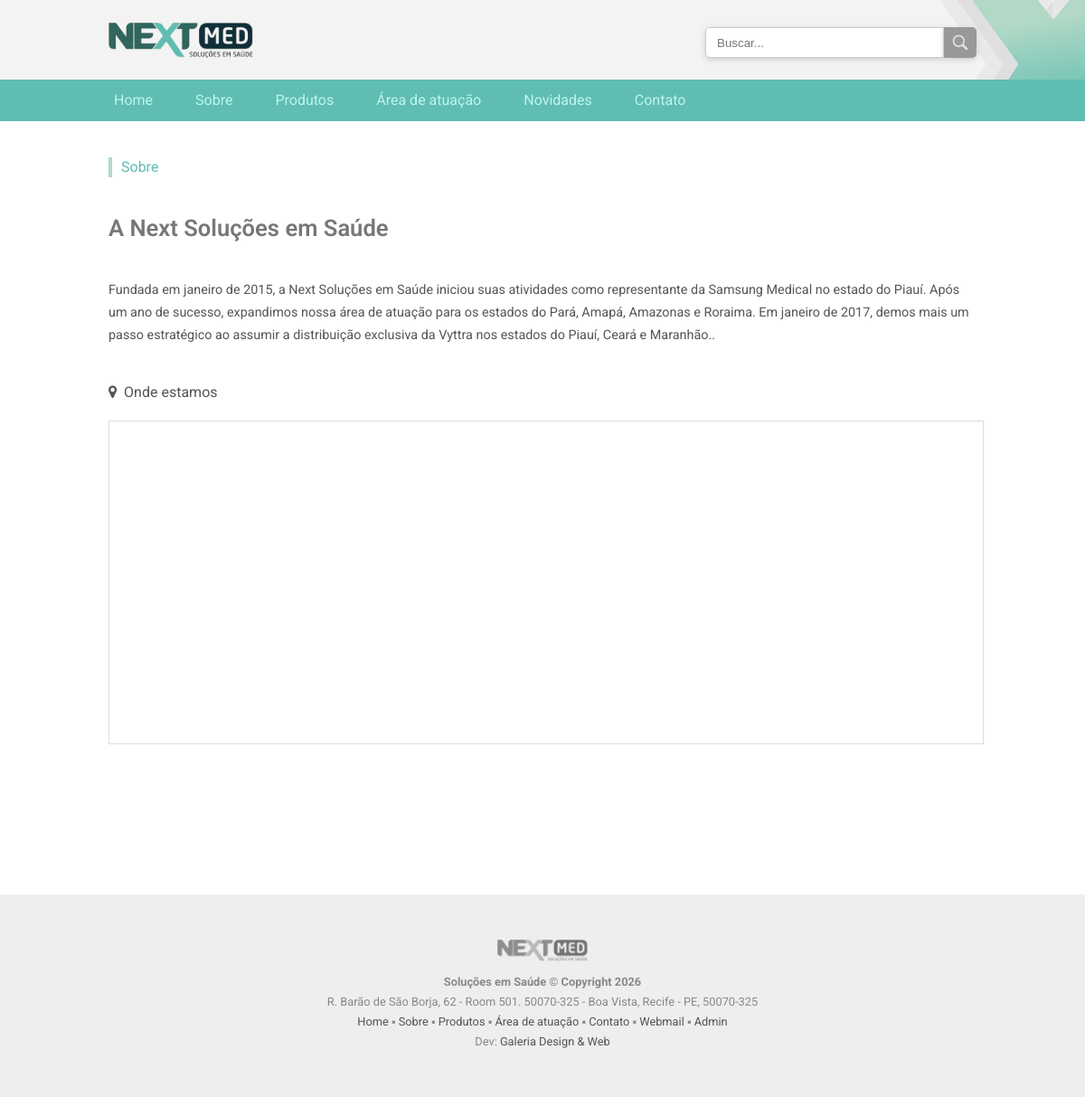
Screenshot of /sobre with the database file from the repository.
### tables this page shows
CREATE TABLE `tb_conteudo` (
  `id` int(5) NOT NULL,
  `pagina` varchar(25) NOT NULL,
  `titulo` varchar(50) DEFAULT NULL,
  `texto` longtext DEFAULT NULL,
  `plus` text NOT NULL,
  `tipo` int(2) DEFAULT NULL
);

### pages/sobre.php (the view, shortened to what this page needs)
<?php
include($_SERVER['DOCUMENT_ROOT'] . '/next/controlg/config/conecta.php');
$sql = "SELECT * FROM tb_conteudo WHERE tipo ='1' LIMIT 1 ";
$res = mysqli_query($conexao, $sql);
while ($row = mysqli_fetch_array($res)) {
  $pagina = $row['pagina'];
  $titulo = $row['titulo'];
  $texto = $row['texto'];
  $mapa = $row['plus'];
}
?>
<section>
  <div class="label-page">
    <h3><?php echo $pagina; ?></h3>
  </div>
  <h1 class="title-page">
    <?php echo $titulo; ?>
  </h1>
  <p class="text-page p">
    <?php echo $texto; ?>
  </p>
  <?php
  if ($mapa) {
    echo "<h3 style='margin-bottom: 20px;'>
    <i class='fa fa-map-marker' aria-hidden='true'></i>
      &nbsp;Onde estamos
    </h3>";
    echo "<iframe class='imapa' src='$mapa' style='border:0;' allowfullscreen='' loading='lazy'></iframe>";
  } else {
    echo "";
  }
  ?>
</section>

### public/css/global.css (style rules this page uses)
html, body, div, span, applet, object, iframe, h1, h2, h3, h4, h5, h6, p, blockquote, pre, a, abbr, acronym, address, big, cite, code, del, dfn, em, img, ins, kbd, q, s, samp, small, strike, b, sub, sup, tt, var, b, u, i, center, dl, dt, dd, ol, ul, li, fieldset, form, label, legend, table, caption, tbody, tfoot, thead, tr, th, td, article, aside, canvas, details, embed, figure, figcaption, footer, header, hgroup, menu, nav, output, ruby, section, summary, time, mark, audio, video { margin: 0; padding: 0; border: 0; font-size: 100%; font: inherit; vertical-align: baseline; }
article, aside, details, figcaption, figure, footer, header, hgroup, menu, nav, section { display: block; }
body { line-height: 22px; font-family: "Roboto", sans-serif; color: #555; }
h3 { font-size: 1rem; }
h1 { font-size: 1.6rem; font-weight: 600; }
.p { font-size: 0.9rem; margin: 40px 0; line-height: 25px; }
.label-page { border: 0 solid blue; margin: 40px 0; }
.label-page h3 { color: #5fbcb0; border-left: 4px solid #b2d9c6; padding-left: 10px; }
.title-page { color: #777; border: 0 solid green; line-height: 32px; }
.text-page { border: 0 solid blue; color: #555; display: inline-block; }

### public/css/sobre.css (style rules this page uses)
.imapa { width: 100%; height: 350px; margin-bottom: 80px; border: 1px solid #ddd !important; padding: 3px; }

### rows the page displays
tb_conteudo: pagina "Sobre", titulo "A Next Soluções em Saúde", texto "Fundada em janeiro de 2015, a Next Soluções em Saúde iniciou suas atividades como representante da Samsung Medical no estado do Piauí. Após um ano de sucesso, expandimos nossa área de atuação para os estados do Pará, Amapá, Amazonas e Roraima. Em janeiro de 2017, demos mais um passo estratégico ao assumir a distribuição exclusiva da Vyttra nos estados do Piauí, Ceará e Maranhão.."
